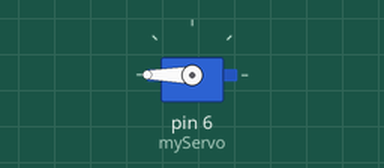
This sketch was run on a simulated Arduino Uno, built with avr-gcc and run on an emulated ATmega328P. Parts: servo.

Above: at 0.05 s.
Timing chart, 0 to 4.6 s (numbered marks = the images above):
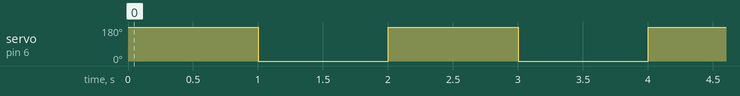

The sketch:

03_servo_sweep.ino
```cpp
#include <Servo.h>

Servo myServo;

void setup() {
  myServo.attach(6);   // Servo connected to pin 6
}

void loop() {
  myServo.write(180);  // Rotate to 180 degrees
  delay(1000);         // Wait 1 second

  myServo.write(0);    // Rotate back to 0 degrees
  delay(1000);         // Wait 1 second
}
```

Measured:
- by itself, servo on pin 6 (myServo): alternates 180° for 1.0 s and 0° for 1.0 s
